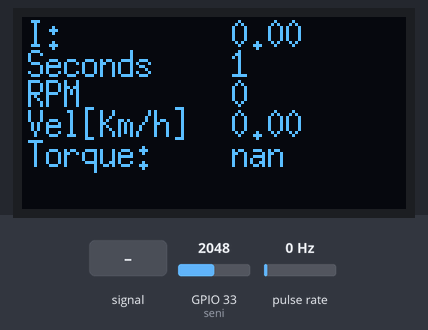
Simulated run of this sketch. Board: ESP32. Shown: 128×64 one-colour display. Wiring (inferred from the names in the program): pulse sensor: data GPIO 34. The inputs (shaded band) are chosen by the test bench; at power-on: pulse rate 0 Hz, GPIO 33 (seni) = 2048. What the sketch prints to the serial monitor is not drawn.

Above: at 2.1 s.
2.2 s: GPIO 33 (seni) fed a 200 Hz sine of ±327 counts around its level
At 3.8 s:
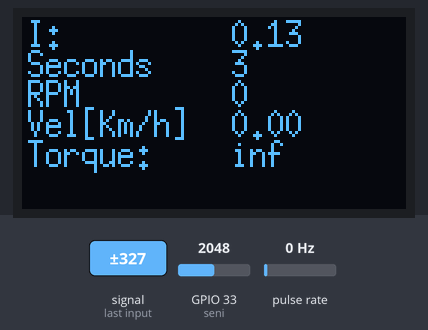
5.2 s: pulse rate (sensor on GPIO 34) set to 2 Hz
At 7.7 s:
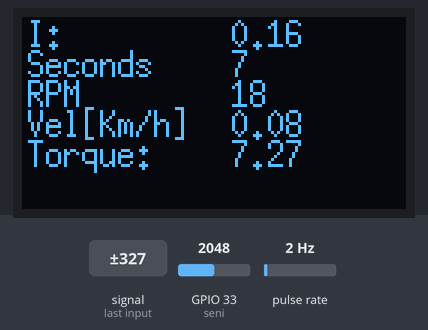
8.2 s: GPIO 33 (seni) set to 2866
At 9.9 s:
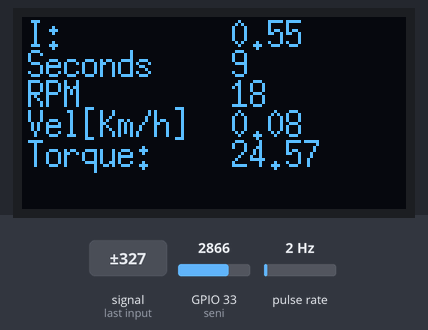
11.2 s: GPIO 33 (seni) fed a 1000 Hz sine of ±1023 counts around its level
At 12.0 s:
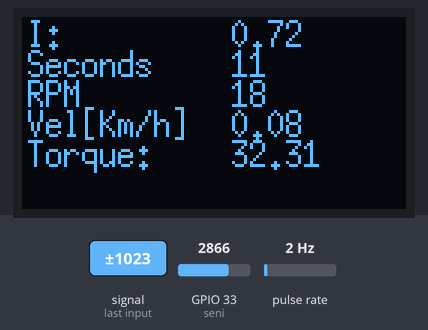
13.7 s: pulse rate (sensor on GPIO 34) set to 4 Hz
At 16.1 s:
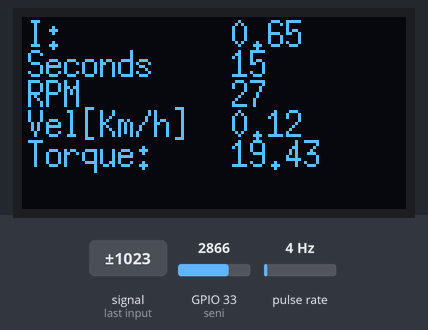
16.7 s: GPIO 33 (seni) set to 3603
At 18.2 s:
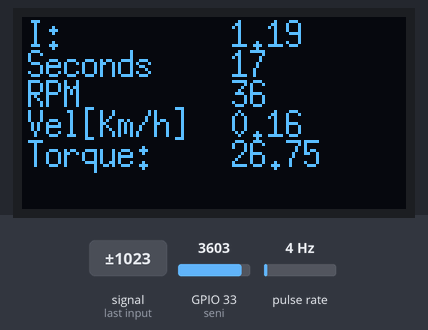
Timing chart, 0 to 19.7 s (numbered marks = the images above; inputs shaded):
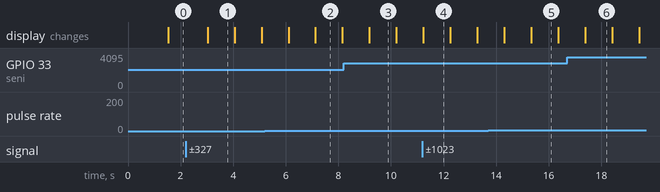

Measured:
- the behaviour switches between 0 and 1 Hz on pulse rate (sensor on GPIO 34) (found by bisection; images 1 and 2)
- after the input at 2.2 s, the display: changes after 0.83 s (image 1)
- after the input at 5.2 s, the display: first differs from a run without the input after 1.9 s (image 2)
- what the display in image 1 shows lasts 1.1 s, from 3.0 s to 4.1 s

The sketch:

Mordaza.ino
```cpp
//////////------------------------------------------------- velocidad lineal 31/05/2024+corriente+oled ok
#include <U8g2lib.h>
#include <Arduino.h>
#include <Wire.h>
#define seni 33
U8G2_SSD1306_128X64_NONAME_F_SW_I2C u8g2(U8G2_R0, /* clock=*/18 /*13*/, /* data=*/21 /*18*/, /* reset=*/ U8X8_PIN_NONE); //esp32
//U8G2_SSD1306_128X64_NONAME_F_SW_I2C u8g2(U8G2_R0, /* clock=*/ SCL, /* data=*/ SDA, /* reset=*/ U8X8_PIN_NONE);    //ardu

float Ip=0;
float sensibilidad=0.7;                       //sensibilidad en V/A para sensor 2.9(0.105)  (5A 0.185)/(20A 0.100)/(30A 0.66)
float offset=0.148;                             // Equivale a la amplitud del ruido 0v 0a ---0.165  9v 0.04a ---0.186
                                                // calibracion base 0.176 calibracion calculada 0.136
byte encoder = 34;               //Pin 2ardu , donde se conecta el encoder
//float seni=32;                   //Pin A0, sensor de corriente
unsigned int rpm = 0;           //Revoluciones por minuto calculadas.
float vel = 0;                  //Velocidad en [Km/h]
volatile int pulsos  = 0;       //Número de pulsos leidos por el Arduino en un segundo
unsigned long tant = 0;         //Tiempo anterior
unsigned int muescas = 6;       //Número de muescas que tiene el disco del encoder.
const int diam = 23.94;         //Diámetro de la rueda pequeña[mm]
static volatile unsigned long debounce = 0; //Tiempo del rebote.
float T=0;
float P=0;
float Irms=0;

void setup() {
  Serial.begin(9600);
  u8g2.begin();                 //Inicializamos el display
  pinMode(encoder, INPUT);
  attachInterrupt(digitalPinToInterrupt(encoder), inter, RISING);
  pulsos  = 0;
  rpm = 0;
  tant = 0;
  Serial.print("Seconds ");
  Serial.print("Corriente ");
  Serial.print("RPM ");
  //Serial.print("Pulsos  ");
  Serial.print("Potencia: ");
  Serial.print("Torque: ");
  Serial.println("vel[Km/h]");
}

void loop() {
  if (millis() - tant >= 1000){                                //Se actualiza cada segundo
      noInterrupts();                                           //Desconectamos la interrupción
      rpm = (60 * 1000 / muescas )/ (millis() - tant)* pulsos ; //Calculamos las revoluciones por minuto
      vel = rpm * 3.141592 * diam * 60 / 1000000;               //Cálculo velocidad en [Km/h]
      tant = millis(); // Almacenamos el tiempo actual.
      Serial.print(millis()/1000); Serial.print("       ");     //Visualizar resultados
      Serial.print(Ip,3); Serial.print("A"); Serial.print("     ");
      Serial.print(rpm,DEC); Serial.print("   ");
      //Serial.print(pulsos ,DEC); Serial.print("     ");
      Serial.print(P,3); Serial.print("W") ;Serial.print("   ");
      Serial.print(T,3); Serial.print("Nm");Serial.print("   ");
      Serial.println(vel,2);
      pulsos  = 0;                                            //Inicializamos los pulsos.
      interrupts();                                           //Reiniciamos la interrupción
  if (get_corriente()<=0){Ip=0.00;}
      else {Ip=get_corriente();}                                         //obtenemos la corriente pico
  Irms=Ip*0.707;                              //Intensidad RMS = Ipico/(2^1/2)
  P=Irms*120;                                 //P=IV watts Voltaje utilizado por motor cambiar dependiendo del motor
  float velang=rpm*0.10471975;                //Velocidad Angular(rad/s)=Velocidad(rpm)*2π/60
  T=P/velang;                                 //Torque(Nm)=Potencia(W)/VelocidadAngular(rad/s)
//  Serial.print(" Irms: ");                  //Para motores de CA se calcula la potencia mecanica Pm=√3*V*I*cos(φ)
//  Serial.print(Irms,3);                     //cos(φ) Factor de potencia del motor, representa la eficiencia del motor en la conversión de energía eléctrica en energía mecánica.
//  Serial.print("A");                        //Velocidad angular en rad ω (rad/s)=2π*N/60 N vel en rpm
                                              //Tca(Nm)=Pm(W)/ω(rad/s)
    oled();                                   //Función para mostrar los datos
  }
}

float get_corriente() {     //-------------------------------Funcion lectura de corriente
  float voltajesensor;
  float corriente=0;
  long tiempo=millis();
  float Imax=0;
  float Imaxt=0;
  float Imin=0;
  float Imint=0;
  while(millis()-tiempo<500)  {                  //realizamos mediciones durante 0.5 segundos
    for(int i=0;i<500;i++); {                    //se promedian 500 mediciones
    voltajesensor = analogRead(seni)*(5.0/4096.0);                            //lectura del sensor (voltaje de trabajo del sensor/resolucion adc 1023Ardu/4096esp)
    corriente=0.9*corriente+0.1*((voltajesensor-2.527)/sensibilidad);         //Ecuación  para obtener la corriente
      if(corriente>Imax){Imax=corriente;
      Imaxt+=Imax;}
      if(corriente<Imin){Imin=corriente;
      Imint+=Imin;}
    }
    Imaxt/=500;
    Imint/=500;
  }
  return(((Imax-Imin)/2)-offset);
}                         //----------------------------------Fin leo corriente

void inter(){  //------------------------------------------Funcion interrupcion
  if( digitalRead (encoder) && (micros()-debounce > 500) && digitalRead (encoder) ) {
  //comprueba encoder tiempo es superior a 1000 microsegundos
  debounce = micros(); // Almacena el tiempo para comprobar de rebote
  pulsos ++;}
}             //------------------------------------------Fin interrupcion

void oled(){  //------------------------------------------Funcion muestra en oled
  u8g2.clearBuffer();                           // Borra el contenido anterior del buffer de pantalla
  u8g2.setFont( u8g2_font_6x13_tf/*u8g2_font_t0_11_mn*/);             // Selecciona fuente
  u8g2.setCursor(2, 10);                        // Establece la posición de la posición del texto
  u8g2.print("I:");                             //Se muestra I
  u8g2.setCursor(70, 10); u8g2.print(Ip);                               //Se muestra el valor de corriente obtenido
    u8g2.setCursor(2, 20);                       //Posición de texto
    u8g2.print("Seconds ");
    u8g2.setCursor(70, 20); u8g2.print(millis()/1000);
    u8g2.setCursor(2, 30);
    u8g2.print("RPM ");
    u8g2.setCursor(70, 30); u8g2.print(rpm);
    u8g2.setCursor(2, 40);
    u8g2.print("Vel[Km/h]");
    u8g2.setCursor(70, 40); u8g2.print(vel,2);
        u8g2.setCursor(2, 50);
    u8g2.print("Torque:");
    u8g2.setCursor(70, 50); u8g2.print(T,2);
  u8g2.sendBuffer();                            //Envia contenido
}             //------------------------------------------Fin display
```
